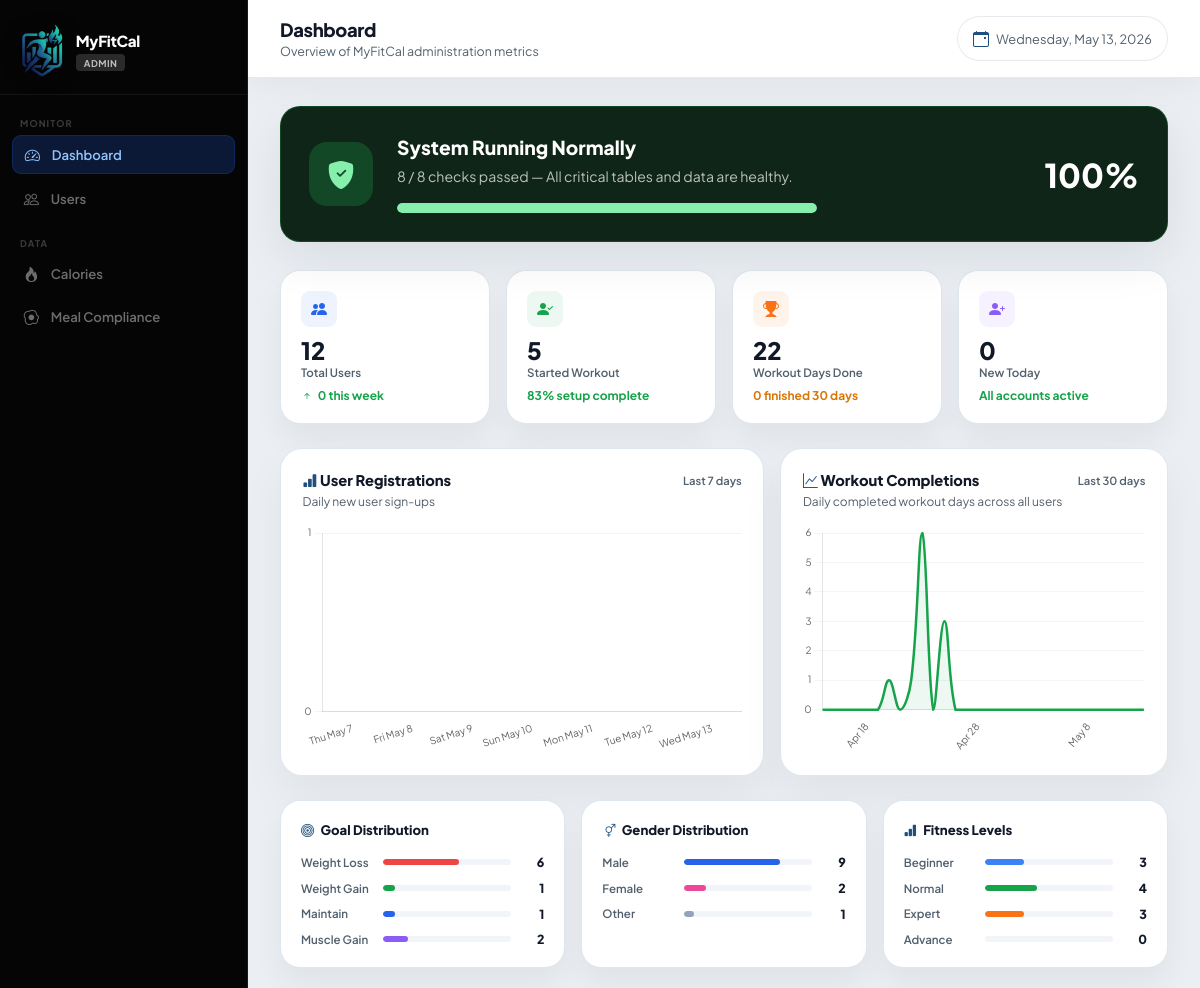
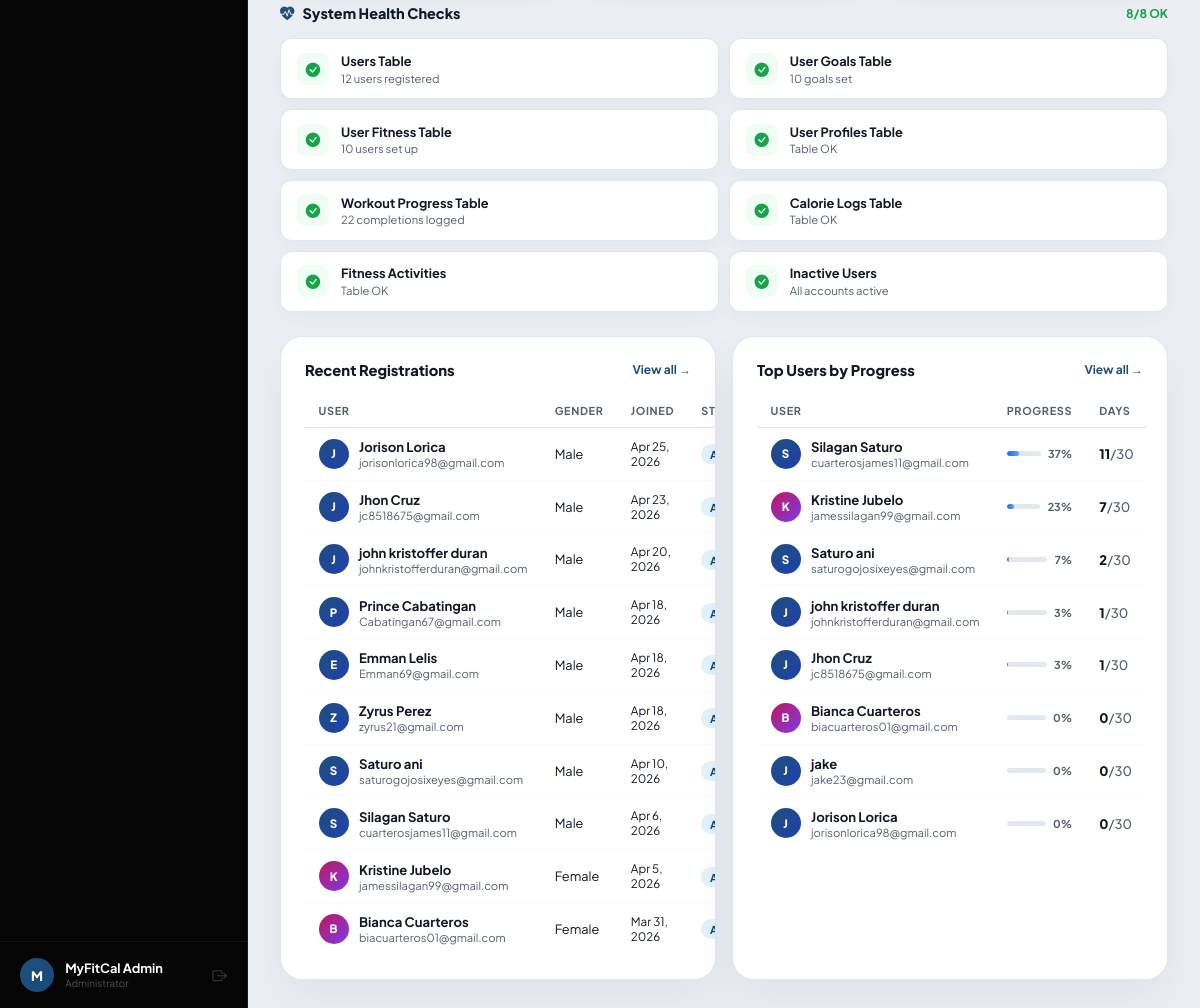
The page /admin/dashboard.php (signed in) on the database its author committed (2 pictures, top to bottom).
### tables this page shows
CREATE TABLE `users` (
  `id` int(10) UNSIGNED NOT NULL,
  `name` varchar(100) NOT NULL,
  `email` varchar(180) NOT NULL,
  `password` varchar(255) NOT NULL,
  `role` enum('user','admin') NOT NULL DEFAULT 'user',
  `gender` enum('male','female','other') DEFAULT NULL,
  `birthdate` date DEFAULT NULL,
  `height_cm` decimal(5,2) DEFAULT NULL,
  `weight_kg` decimal(5,2) DEFAULT NULL,
  `profile_pic` varchar(255) DEFAULT NULL,
  `is_active` tinyint(1) NOT NULL DEFAULT 1,
  `created_at` datetime NOT NULL DEFAULT current_timestamp(),
  `updated_at` datetime NOT NULL DEFAULT current_timestamp() ON UPDATE current_timestamp(),
  `verify_token` varchar(64) DEFAULT NULL,
  `is_verified` tinyint(1) NOT NULL DEFAULT 0,
  `verify_expires_at` datetime DEFAULT NULL,
  `otp_code` varchar(6) DEFAULT NULL,
  `otp_expires_at` datetime DEFAULT NULL
);

### admin/dashboard.php (the view, shortened to what the rows shown need)
<?php
$db = getDB();
function tableExists($db, $table) {
    try { $db->query("SELECT 1 FROM `$table` LIMIT 1"); return true; }
    catch (Exception $e) { return false; }
}
$has_workout_progress   = tableExists($db, 'user_workout_progress');
$has_user_fitness       = tableExists($db, 'user_fitness');
$levels = ['beginner'=>0,'normal'=>0,'expert'=>0,'advance'=>0];
if ($has_user_fitness) {
    foreach ($db->query("SELECT fitness_level, COUNT(*) as cnt FROM user_fitness GROUP BY fitness_level")->fetchAll() as $r)
        if (isset($levels[$r['fitness_level']])) $levels[$r['fitness_level']] = (int)$r['cnt'];
}
$reg_labels = []; $reg_data = [];
$reg_rows = $db->query("SELECT DATE(created_at) as d, COUNT(*) as cnt FROM users WHERE created_at >= DATE_SUB(NOW(),INTERVAL 7 DAY) AND role='user' GROUP BY DATE(created_at) ORDER BY d ASC")->fetchAll();
for ($i=6;$i>=0;$i--) {
    $reg_labels[] = date('D M j', strtotime("-$i days"));
    $dt = date('Y-m-d', strtotime("-$i days"));
    $found = array_filter($reg_rows, fn($r) => $r['d'] === $dt);
    $reg_data[] = $found ? array_values($found)[0]['cnt'] : 0;
}
$wk_labels = []; $wk_data = [];
if ($has_workout_progress) {
    $wk_rows = $db->query("SELECT DATE(completed_at) as d, COUNT(*) as cnt FROM user_workout_progress WHERE completed=1 AND completed_at >= DATE_SUB(NOW(),INTERVAL 30 DAY) GROUP BY DATE(completed_at) ORDER BY d ASC")->fetchAll();
    for ($i=29;$i>=0;$i--) {
        $dt = date('Y-m-d', strtotime("-$i days"));
        $found = array_filter($wk_rows, fn($r) => $r['d'] === $dt);
        $wk_data[] = $found ? array_values($found)[0]['cnt'] : 0;
        if ($i % 5 === 0) $wk_labels[] = date('M j', strtotime("-$i days"));
        else $wk_labels[] = '';
    }
} else {
    $wk_labels = array_fill(0, 30, ''); $wk_data = array_fill(0, 30, 0);
}
$recent_users = $db->query("SELECT id, name, email, gender, created_at, is_active FROM users WHERE role='user' ORDER BY created_at DESC LIMIT 10")->fetchAll();
?>
<!DOCTYPE html>
<html lang="en">
<head>
<link rel="stylesheet" href="https://cdn.jsdelivr.net/npm/bootstrap-icons@1.11.3/font/bootstrap-icons.css">
</head>
<body>
<div class="main">
  <div class="topbar">
    <div>
      <h2>Dashboard</h2>
    </div>
  </div>
  <div class="content">
    <div class="tables-row">
      <div class="card">
        <table>
          <thead><tr><th>User</th><th>Gender</th><th>Joined</th><th>Status</th></tr></thead>
          <tbody>
          <?php foreach($recent_users as $u): ?>
          <tr>
            <td>
              <div class="u-cell">
                <div class="mini-av <?= $u['gender']==='female'?'female':'' ?>"><?= strtoupper(substr($u['name'],0,1)) ?></div>
                <div><div class="u-name"><?= htmlspecialchars($u['name']) ?></div><div class="u-email"><?= htmlspecialchars($u['email']) ?></div></div>
              </div>
            </td>
            <td><?= $u['gender'] ? ucfirst($u['gender']) : '—' ?></td>
            <td style="font-size:.73rem;"><?= date('M j, Y', strtotime($u['created_at'])) ?></td>
            <td><span class="<?= $u['is_active']?'badge-on':'badge-off' ?>"><?= $u['is_active']?'Active':'Inactive' ?></span></td>
          </tr>
          <?php endforeach; ?>
          </tbody>
        </table>
      </div>
      <div class="card">
        <table>
          <thead><tr><th>User</th><th>Progress</th><th>Days</th></tr></thead>
        </table>
      </div>
    </div>
  </div>
</div>
<script>
const font = "'Plus Jakarta Sans', sans-serif";
const gridColor = '#f1f5f9';
new Chart(document.getElementById('regChart'), {
  type: 'bar',
  data: {
    labels: <?= json_encode($reg_labels) ?>,
    datasets: [{label:'New Users',data:<?= json_encode($reg_data) ?>,backgroundColor:'rgba(37,99,235,.8)',borderRadius:8,borderSkipped:false,hoverBackgroundColor:'#2563eb'}]
  },
  options:{responsive:true,maintainAspectRatio:false,plugins:{legend:{display:false}},scales:{x:{grid:{display:false},ticks:{font:{family:font,size:10},maxRotation:45}},y:{grid:{color:gridColor},ticks:{font:{family:font,size:10},stepSize:1},beginAtZero:true}}}
});
new Chart(document.getElementById('wkChart'), {
  type: 'line',
  data: {
    labels: <?= json_encode($wk_labels) ?>,
    datasets: [{label:'Completions',data:<?= json_encode($wk_data) ?>,borderColor:'#16a34a',backgroundColor:'rgba(22,163,74,.08)',tension:0.4,fill:true,pointRadius:0,pointHoverRadius:5,pointBackgroundColor:'#16a34a',borderWidth:2.5}]
  },
  options:{responsive:true,maintainAspectRatio:false,plugins:{legend:{display:false}},scales:{x:{grid:{display:false},ticks:{font:{family:font,size:10}}},y:{grid:{color:gridColor},ticks:{font:{family:font,size:10},stepSize:1},beginAtZero:true}}}
});
</script>
</body>
</html>

### rows shown on the page
users: name "J", name "Jorison Lorica", email "jorisonlorica98@gmail.com", gender "Male", created_at "Apr 25, 2026"
users: name "J", name "Jhon Cruz", email "jc8518675@gmail.com", gender "Male", created_at "Apr 23, 2026"
users: name "J", name "john kristoffer duran", email "johnkristofferduran@gmail.com", gender "Male", created_at "Apr 20, 2026"
users: name "P", name "Prince Cabatingan", email "Cabatingan67@gmail.com", gender "Male", created_at "Apr 18, 2026"
users: name "E", name "Emman Lelis", email "Emman69@gmail.com", gender "Male", created_at "Apr 18, 2026"
users: name "Z", name "Zyrus Perez", email "zyrus21@gmail.com", gender "Male", created_at "Apr 18, 2026"
users: name "S", name "Saturo ani", email "saturogojosixeyes@gmail.com", gender "Male", created_at "Apr 10, 2026"
users: name "S", name "Silagan Saturo", email "cuarterosjames11@gmail.com", gender "Male", created_at "Apr 6, 2026"
users: name "K", name "Kristine Jubelo", email "jamessilagan99@gmail.com", gender "Female", created_at "Apr 5, 2026"
users: name "B", name "Bianca Cuarteros", email "biacuarteros01@gmail.com", gender "Female", created_at "Mar 31, 2026"

### other values the page prints
substr($_SESSION['name'],0,1) "M"
$_SESSION['name'] "MyFitCal Admin"
$sys_ok "8"
$sys_total "8"
$sys_health "100"
$total_users "12"
$new_week "0"
$users_started "5"
$setup_pct "83"
$total_completions "22"
$users_finished_30 "0"
$new_today "0"
$goal_names[$key] "Weight Loss"
$val "6"
$goal_names[$key] "Weight Gain"
